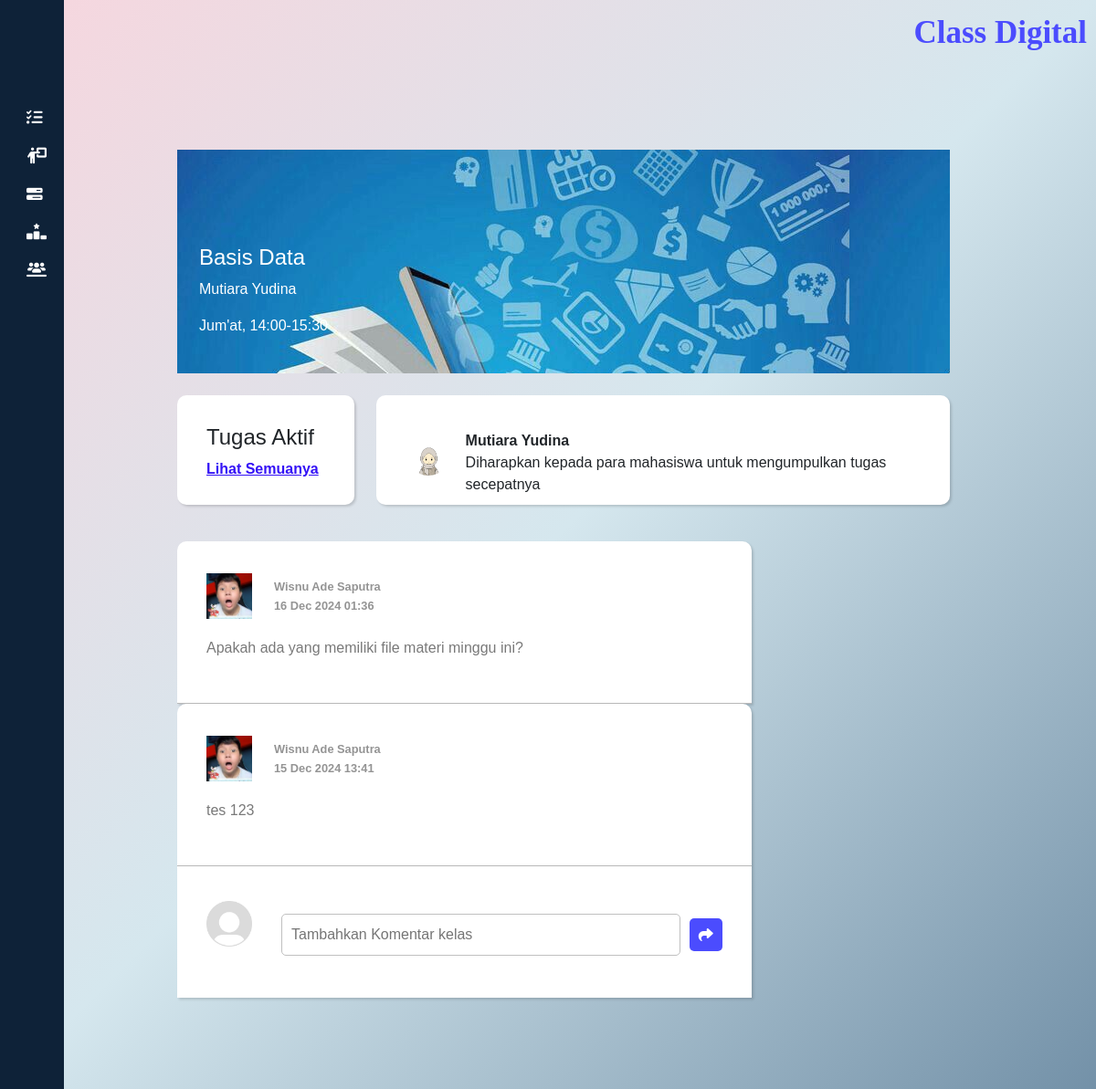
The page /cd_app/forum/2/ (signed in) on the database its author committed.
### cd_app/models.py (models this page shows, shortened)
class Course(models.Model):
    name = models.CharField(max_length=200)
    schedule = models.CharField(max_length=100)
    url = models.URLField()
    video_url = models.URLField(blank=True, null=True, help_text="URL video pembelajaran (contoh: YouTube)")
    pdf_material = models.FileField(upload_to='materials/', blank=True, null=True, help_text="Unggah materi dalam format PDF")
    announcement = models.TextField(blank=True, null=True)
    teacher = models.ForeignKey(
        UserProfileInfo,
        on_delete=models.SET_NULL,
        null=True,
        blank=True,
        related_name='teaching_courses',
        limit_choices_to={'role': 'teacher'},  # Hanya user dengan role 'teacher'
    )

class UserProfileInfo(models.Model):
    user = models.OneToOneField(User, on_delete=models.CASCADE, related_name='profile')
    image = models.ImageField(upload_to='profile_pics', blank=True)
    name = models.CharField(max_length=255, blank=True)
    email = models.EmailField(max_length=255, blank=True)
    phone = models.CharField(max_length=15, blank=True)
    about = models.TextField(blank=True)
    ROLE_CHOICES = [
        ('student', 'Student'),
        ('teacher', 'Teacher'),
    ]
    role = models.CharField(max_length=10, choices=ROLE_CHOICES, default='student')
    courses = models.ManyToManyField('Course', related_name='enrolled_users', blank=True)

class Comment(models.Model):
    user = models.ForeignKey(UserProfileInfo, on_delete=models.CASCADE)  # Menghubungkan ke UserProfileInfo
    course = models.ForeignKey(Course, on_delete=models.CASCADE)  # Menghubungkan ke kursus
    content = models.TextField()  # Isi komentar
    created_at = models.DateTimeField(auto_now_add=True)  # Waktu komentar dibuat

### cd_app/views.py (the view)
# urls.py: path('forum/<int:course_id>/', views.forum_view, name='forum'),
@login_required
def forum_view(request, course_id):
    course = get_object_or_404(Course, id=course_id)
    comments = Comment.objects.filter(course=course).order_by('-created_at')
    is_teacher = request.user == course.teacher.user
    if request.method == 'POST':
        if 'announcement' in request.POST and is_teacher:
            announcement = request.POST.get('announcement')
            course.announcement = announcement
            course.save()
            return redirect('cd_app:forum', course_id=course.id)
        elif 'delete_comment' in request.POST:
            comment_id = request.POST.get('comment_id')
            comment = get_object_or_404(Comment, id=comment_id)
            user_profile = UserProfileInfo.objects.get(user=request.user)
            if comment.user != user_profile and not request.user.is_staff:
                return HttpResponseForbidden("Anda tidak memiliki izin untuk menghapus komentar ini.")
            comment.delete()
            return redirect('cd_app:forum', course_id=course.id)
        else:
            form = CommentForm(request.POST)
            if form.is_valid():
                comment = form.save(commit=False)
                user_profile = UserProfileInfo.objects.get(user=request.user)
                comment.user = user_profile
                comment.course = course
                comment.save()
                return redirect('cd_app:forum', course_id=course.id)
    else:
        form = CommentForm()
    return render(request, 'cd_app/forum.html', {
        'course': course,
        'comments': comments,
        'form': form,
        'is_teacher': is_teacher,  # Berikan informasi apakah user adalah teacher
    })

### cd_app/forms.py
class CommentForm(forms.ModelForm):
    class Meta:
        model = Comment
        fields = ['content']
        widgets = {
            'content': forms.TextInput(attrs={
                'class': 'input-text',
                'placeholder': 'Tambahkan Komentar kelas',
            }),
        }

### templates/cd_app/forum.html (shortened to what this page needs)
{% extends "cd_app/class.html" %}
{% load static %}
{% block body_block %}
<div class="container-detail-class">
    <div class="bg-img-detail-class p-4" style="background-image: url('{% static 'img/bg-image-class.jpg' %}');">
        <div class="title-detail-class">
          <h4>{{ course.name }}</h4>
          <p>{{ course.teacher.name }}</p>
          <p>{{ course.schedule }}</p>
        </div>
    </div>
    <div class="wrap-fill-detail-class">
      <div class="row mt-4">
        <div class="col-lg-3">
          <div class="wrap-task">
            <div class="title-task" style="border-bottom: none">
              <h4>Tugas Aktif</h4>
              <a href="{% url 'cd_app:task' course_id=course.id %}">Lihat Semuanya</a>
            </div>
          </div>
        </div>
        <div class="col-lg-9">
          <div class="form-announcement">
            <div class="fill-announcement">
              {% if is_teacher %}
                <form method="post" class="d-flex flex-column position-relative" style="width: 100%;">
                  {% csrf_token %}
                  <div class="d-flex align-items-center mb-2" style="margin:-10px">
                    <div class="img-profile-top me-3">
                      {% if course.teacher.image %}
                        <img src="{{ course.teacher.image.url }}" alt="Profile Icon" style="width: 40px; height: 40px; border-radius: 50%;" />
                      {% else %}
                        <img src="{% static 'img/profile.jpg' %}" alt="Default Profile Icon" style="width: 50px; height: 50px; border-radius: 50%;" />
                      {% endif %}
                    </div>
                    <div class="ms-1">
                      <strong>{{ course.teacher.name }}</strong>
                    </div>
                  </div>
                  <div class="position-relative">
                    <input
                      type="text"
                      name="announcement"
                      class="input-text form-control mb-3"
                      placeholder="Diharapkan para mahasiswa mengumpulkan tugasnya segera"
                      value="{{ course.announcement }}"
                      style="border: none; outline: none; width: 105%; height: 20px; padding:0px 60px"/>
                    <button type="submit" class="btn btn-custom btn-sm" style="position: absolute; right: 0; bottom: -40px; padding: 5px 15px;">Simpan</button>
                  </div>
                </form>
              {% else %}
                <div class="d-flex align-items-start">
                  <div class="img-profile-top me-3">
                    {% if course.teacher.image %}
                      <img src="{{ course.teacher.image.url }}" alt="Profile Icon" style="width: 50px; height: 50px; border-radius: 50%;" />
                    {% else %}
                      <img src="{% static 'img/profile.jpg' %}" alt="Default Profile Icon" style="width: 50px; height: 50px; border-radius: 50%;" />
                    {% endif %}
                  </div>
                  <div>
                    <div class="d-flex flex-column">
                      <strong>{{ course.teacher.name }}</strong>
                    </div>
                    <p>{{ course.announcement }}</p>
                  </div>
                </div>
              {% endif %}
            </div>
          </div>
        </div>
        <div class="col-lg-9 mt-4">
          {% for comment in comments %}
          <div class="form-comment" style="border-bottom: 1px solid rgb(185, 185, 185);">
            <div class="wrap-comment">
              <div class="img-profile">
                {% if comment.user.image %}
                  <img src="{{ comment.user.image.url }}" alt="Profile Icon" style="width: 50px; height: 50px;" />
                {% else %}
                  <img src="{% static 'img/profile.jpg' %}" alt="Default Profile Icon" style="width: 50px; height: 50px;" />
                {% endif %}
              </div>
              <div class="detail-profile">
                <div class="username">
                  <p>{{ comment.user.name }}</p>
                  <p>{{ comment.created_at|date:"d M Y H:i" }}</p>
                </div>
              </div>
            </div>
            <div class="fill-comment">
              <p>{{ comment.content }}</p>
            </div>
          </div>
          {% endfor %}
          <form method="post" class="form-comment" style="border-radius: 0;">
            <div class="fill-announcement responsif-form">
              <div class="img-profile-button mb-4">
                {% if user.profile.image %}
                <img src="{{ user.profile.image.url }}" alt="Profile Icon" style="width: 50px; height: 50px;" />
                {% else %}
                <img src="{% static 'img/profile.jpg' %}" alt="Default Profile Icon" style="width: 50px; height: 50px;" />
                {% endif %}
              </div>
              <div class="input-form">
                {{ form.content }}
                <button type="submit" class="send-btn">
                  <i class="fa-solid fa-share" style="color: white"></i>
                </button>
              </div>
            </div>
          </form>
        </div>
      </div>
    </div>
</div>
{% endblock %}

### static/css/style.css (style rules this page uses)
* { margin: 0; padding: 0; box-sizing: border-box; font-family: 'Arial', sans-serif; }
body { background: linear-gradient(to bottom right, #f7d6de, #d5e7ee, #7391a8); min-height: 100vh; display: flex; flex-direction: column; scroll-behavior: smooth; }
a { text-decoration: none; }
.container-detail-class { margin-left: 4rem; width: 80%; margin-top: 6rem; padding-bottom: 2rem; }
.title-detail-class { margin-top: 5rem; color: white; }
.wrap-task { height: 120px; padding: 2rem; margin-bottom: 1rem; border-radius: 10px; box-shadow: rgba(0, 0, 0, 0.15) 1.95px 1.95px 2.6px; background-color: white; }
.title-task h4 { font-weight: 500; }
.title-task a { color: #3412F6; font-weight: 600; font-size: 1rem; }
.form-announcement { height: 120px; border-radius: 10px; box-shadow: rgba(0, 0, 0, 0.15) 1.95px 1.95px 2.6px; background-color: white; padding: 2rem; }
.fill-announcement { margin-top: 0.4rem; display: flex; align-items: center; gap: 2rem; }
.input-form { display: flex; align-items: center; gap: 10px; width: 100%; }
.input-text { flex: 1; border: 1px solid rgb(192, 192, 192); padding: 10px; border-radius: 5px; outline: none; box-sizing: border-box; }
.send-btn { display: flex; align-items: center; justify-content: center; background-color: #4b4cfe; border: none; padding: 10px; border-radius: 5px; cursor: pointer; }
.form-comment { border-radius: 10px 10px 0 0; box-shadow: rgba(0, 0, 0, 0.15) 1.95px 1.95px 2.6px; background-color: white; padding: 2rem; }
.wrap-comment { display: flex; gap: 1.5rem; align-items: center; }
.username { line-height: 5px; margin-top: 15px; font-weight: 600; font-size: 0.8rem; color: #949494; }
.fill-comment { color: #797979; margin-top: 1rem; }

### rows shown on the page
Course: name "Basis Data", teacher.name "Mutiara Yudina", schedule "Jum'at, 14:00-15:30", teacher.image (picture), announcement "Diharapkan kepada para mahasiswa untuk mengumpulkan tugas secepatnya"
Comment: user.image (picture), user.name "Wisnu Ade Saputra", created_at "16 Dec 2024 01:36", content "Apakah ada yang memiliki file materi minggu ini?"
Comment: user.image (picture), user.name "Wisnu Ade Saputra", created_at "15 Dec 2024 13:41", content "tes 123"
